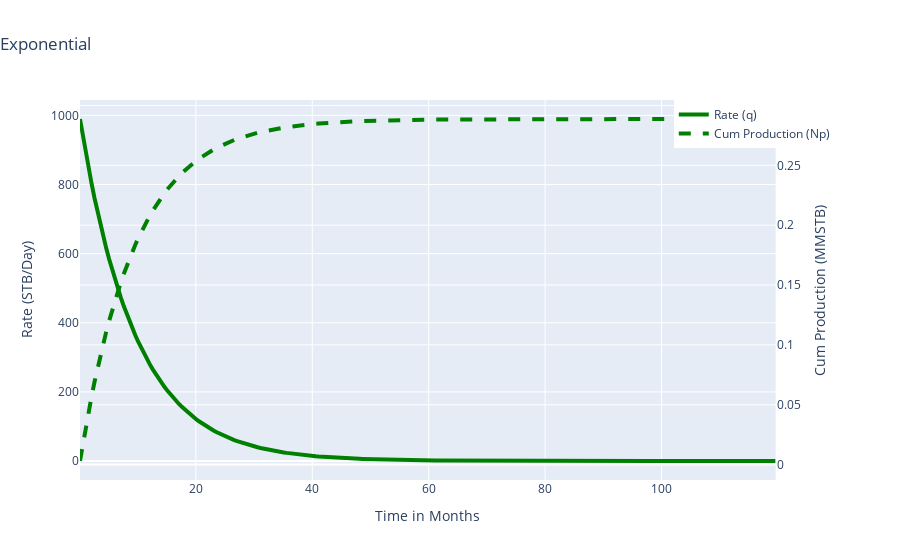

The code cell stored with this chart in its notebook:
### Code cell
# Plot
fig = make_subplots(specs=[[{"secondary_y": True}]])
fig.add_trace(go.Scatter(x=t, y=q, name='Rate (q)', line=dict(color='green', width=4)))
fig.add_trace(go.Scatter(x=t, y=Np/1000000,
                    name='Cum Production (Np)', line=dict(color='green', width=4, dash='dash')),
                    secondary_y=True)

# Set x-axis title
fig.update_xaxes(title_text="Time in Months")

# Set y-axes titles
fig.update_yaxes(title_text="Rate (STB/Day)", secondary_y=False)
fig.update_yaxes(title_text="Cum Production (MMSTB)", secondary_y=True)

fig.update_layout(
    title={'text': "Exponential", 'xanchor': "center"},
    legend={
    'yanchor': "top",
    'xanchor': "right",
    }
    )

fig.show()

### Figure 1 — Plotly figure (JSON) as saved in the notebook; plotly's stock layout.template omitted (floating-point values rounded to 4 significant figures; data arrays with more than 128 entries replaced by an {"elided": "..."} marker saying what was removed)
{"data": [{"line": {"color": "green", "width": 4}, "name": "Rate (q)", "type": "scatter", "x": {"elided": "240 float values"}, "y": {"elided": "240 float values"}}, {"line": {"color": "green", "dash": "dash", "width": 4}, "name": "Cum Production (Np)", "type": "scatter", "x": {"elided": "240 float values"}, "xaxis": "x", "y": {"elided": "240 float values"}, "yaxis": "y2"}], "layout": {"legend": {"xanchor": "right", "yanchor": "top"}, "title": {"text": "Exponential", "xanchor": "center"}, "xaxis": {"anchor": "y", "domain": [0, 0.94], "title": {"text": "Time in Months"}}, "yaxis": {"anchor": "x", "domain": [0, 1], "title": {"text": "Rate (STB/Day)"}}, "yaxis2": {"anchor": "x", "overlaying": "y", "side": "right", "title": {"text": "Cum Production (MMSTB)"}}}}
